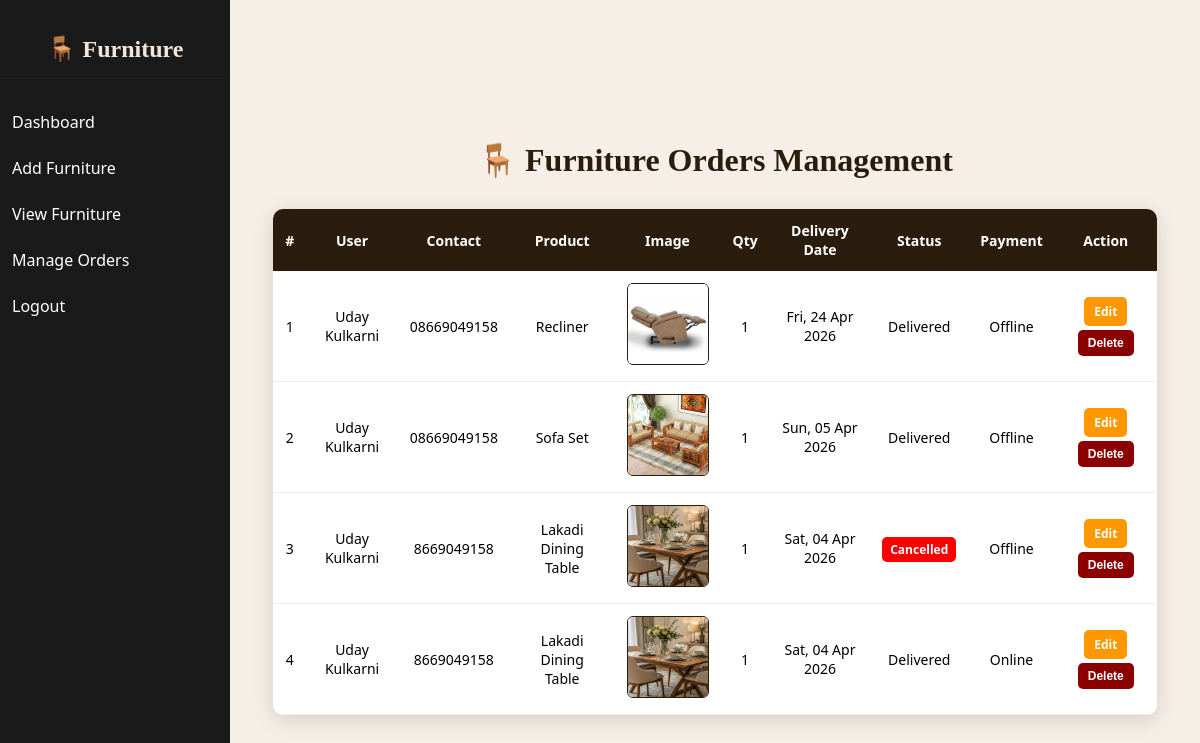
Page /admin-manage-orders/ (signed in) on the committed database.
### plants/models.py (models this page shows, shortened)
class Booking(models.Model):
    user = models.ForeignKey(User, on_delete=models.CASCADE)
    plant = models.ForeignKey(Plant, on_delete=models.CASCADE)
    first_name = models.CharField(max_length=50, default="N/A")
    last_name = models.CharField(max_length=50, default="N/A")
    contact = models.CharField(max_length=15, default="0000000000")
    address = models.TextField(default="N/A")
    state = models.CharField(max_length=50, default="N/A")
    district = models.CharField(max_length=50, default="N/A")
    location = models.CharField(max_length=50, default="N/A")
    pincode = models.CharField(max_length=10, default="000000")
    pay_method = models.CharField(max_length=10, choices=PAYMENT_CHOICES, default='offline')
    quantity = models.PositiveIntegerField(default=1)
    booking_date = models.DateTimeField(auto_now_add=True)
    delivery_date = models.DateTimeField(default=datetime.now() + timedelta(days=4))
    status = models.CharField(max_length=10, choices=ORDER_STATUS, default='pending')

class Plant(models.Model):
    plant_id = models.CharField(max_length=20, unique=True)
    name = models.CharField(max_length=100)
    info = models.TextField()
    price = models.DecimalField(max_digits=10, decimal_places=2)
    image = models.ImageField(upload_to='plants/')
    plant_type = models.CharField(max_length=100, default='Sapling')
    growth = models.CharField(max_length=50)  # e.g. 5 months / 10 months
    quality = models.CharField(max_length=50)
    quantity = models.IntegerField(default=0)

### plants/views.py (the view)
# urls.py: path('admin-manage-orders/', views.admin_manage_orders, name='admin_manage_orders'),
@login_required
def admin_manage_orders(request):
    bookings = Booking.objects.all().order_by('-booking_date')
    return render(request, 'adminmanageorder.html', {'bookings': bookings})

### templates/adminmanageorder.html (shortened to what this page needs)
{% extends 'base.html' %}
{% load static %}
{% block content %}
<div class="container">
    <h1>🪑 Furniture Orders Management</h1>
    {% if bookings %}
    <table>
        <thead>
            <tr>
                <th>#</th>
                <th>User</th>
                <th>Contact</th>
                <th>Product</th>
                <th>Image</th>
                <th>Qty</th>
                <th>Delivery Date</th>
                <th>Status</th>
                <th>Payment</th>
                <th>Action</th>
            </tr>
        </thead>
        <tbody>
            {% for b in bookings %}
            <tr>
                <td>{{ forloop.counter }}</td>
                <td>{{ b.user.first_name }} {{ b.user.last_name }}</td>
                <td>{{ b.contact }}</td>
                <td>{{ b.plant.name }}</td>
                <td>
                    <img src="{{ b.plant.image.url }}" alt="product">
                </td>
                <td>{{ b.quantity }}</td>
                <td>{{ b.delivery_date|date:"D, d M Y" }}</td>
                <td>
                    <span class="status-{{ b.status }}">
                        {{ b.status|title }}
                    </span>
                </td>
                <td>{{ b.pay_method|title }}</td>
                <td>
                    <a href="{% url 'edit_booking' b.id %}" class="btn btn-edit">Edit</a>
                    <form method="POST" action="{% url 'delete_booking' b.id %}" style="display:inline-block;">
                        <button class="btn btn-delete" type="submit">Delete</button>
                    </form>
                </td>
            </tr>
            {% endfor %}
        </tbody>
    </table>
    {% else %}
        <p style="text-align:center; font-size:16px; color:#2b1d0e;">
            No orders available.
        </p>
    {% endif %}
</div>
{% endblock %}

### templates/base.html (style rules this page uses)
body { margin: 0; font-family: 'Poppins', Arial; display: flex; background: linear-gradient(to right, #ffffff, #f3e5d8); }

### templates/adminmanageorder.html (style rules this page uses)
body { background: #f5efe7; font-family: 'Segoe UI', Tahoma, Geneva, Verdana, sans-serif; }
.container { width: 95%; max-width: 1200px; margin: 80px auto 50px auto; padding: 20px; animation: fadeInUp 1s ease-in-out; }
h1 { text-align: center; color: #2b1d0e; margin-bottom: 30px; font-family: 'Playfair Display', serif; }
table { width: 100%; border-collapse: collapse; background: white; box-shadow: 0 5px 20px rgba(43,29,14,0.15); border-radius: 10px; overflow: hidden; }
th { background: #2b1d0e; color: white; padding: 12px; font-size: 14px; }
td { border-bottom: 1px solid #eee; padding: 12px; text-align: center; font-size: 14px; }
td img { width: 80px; height: 80px; object-fit: cover; border-radius: 6px; border: 1px solid #2b1d0e; }
.status-cancelled { color: #fff; background: red; padding: 4px 8px; border-radius: 5px; font-weight: bold; font-size: 12px; }
.btn { padding: 6px 10px; margin: 2px; border: none; border-radius: 5px; font-weight: bold; cursor: pointer; text-decoration: none; display: inline-block; font-size: 12px; transition: 0.3s; }
.btn-edit { background: #ff9800; color: white; }
.btn-delete { background: #8b0000; color: white; }

### rows in the picture
Booking: user.first_name "Uday", user.last_name "Kulkarni", contact "08669049158", plant.name "Recliner", plant.image (picture), quantity "1", delivery_date "Fri, 24 Apr 2026", status "Delivered", pay_method "Offline"
Booking: user.first_name "Uday", user.last_name "Kulkarni", contact "08669049158", plant.name "Sofa Set", plant.image (picture), quantity "1", delivery_date "Sun, 05 Apr 2026", status "Delivered", pay_method "Offline"
Booking: user.first_name "Uday", user.last_name "Kulkarni", contact "8669049158", plant.name "Lakadi Dining Table", plant.image (picture), quantity "1", delivery_date "Sat, 04 Apr 2026", status "Cancelled", pay_method "Offline"
Booking: user.first_name "Uday", user.last_name "Kulkarni", contact "8669049158", plant.name "Lakadi Dining Table", plant.image (picture), quantity "1", delivery_date "Sat, 04 Apr 2026", status "Delivered", pay_method "Online"
